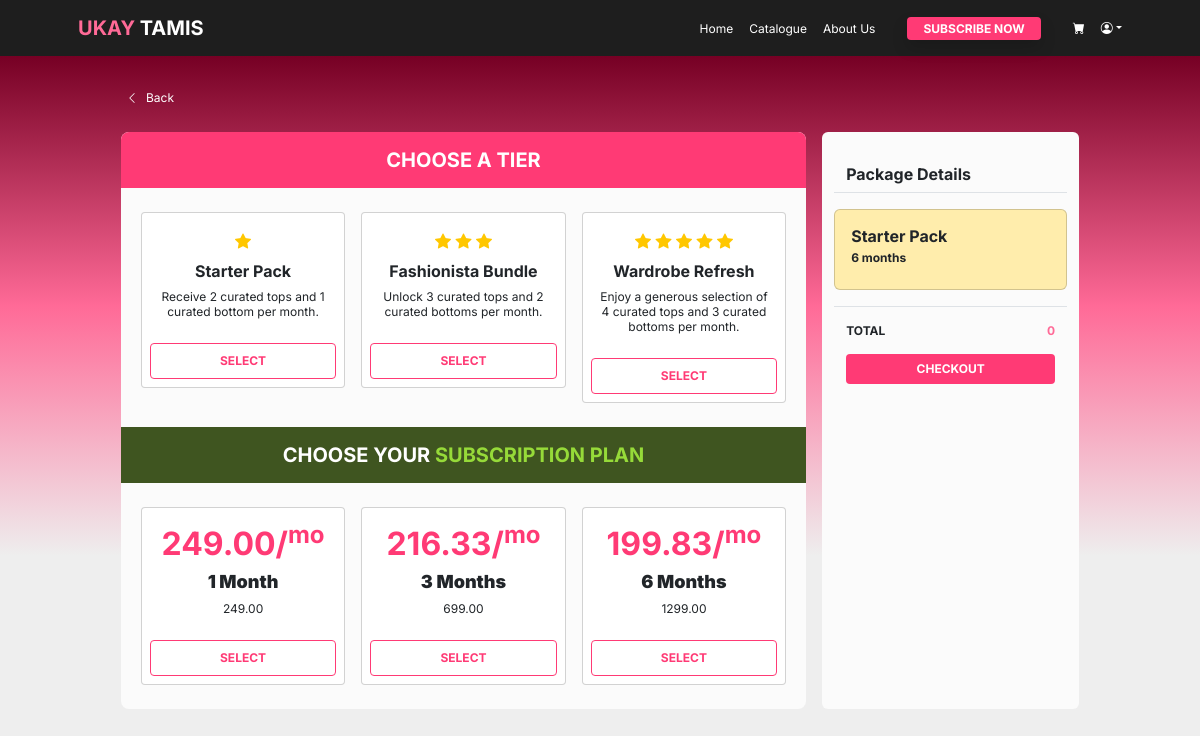
Screenshot of /subscription_price.php with the database file from the repository.
### tables this page shows
CREATE TABLE `subscription_plan` (
  `plan_id` varchar(10) NOT NULL,
  `plan_tier` enum('Starter Pack','Fashionista Bundle','Wardrobe Refresh') DEFAULT NULL,
  `plan_duration` enum('1 Month','3 Months','6 Months','12 Months') DEFAULT NULL,
  `plan_tier_description` varchar(255) DEFAULT NULL,
  `price` decimal(10,2) DEFAULT NULL,
  `monthly_price` decimal(10,2) DEFAULT NULL
);

### server/get_sub_tier_details.php (called while the page is built)
<?php
    $stmt = $conn -> prepare ("SELECT DISTINCT plan_tier, plan_tier_description FROM subscription_plan WHERE plan_tier IN ('Starter Pack', 'Fashionista Bundle', 'Wardrobe Refresh')");
    $stmt -> execute();
    $result = $stmt -> get_result();
    $sub_tier_details = array();
    while ($row = $result -> fetch_assoc()) {
        $sub_tier_details[] = array(
            'plan_tier' => $row['plan_tier'],
            'plan_tier_description' => $row['plan_tier_description'],
        );
    }
?>

### server/get_sub_price.php (called while the page is built)
<?php
    include ('connection.php');
    $stmt = $conn -> prepare ("SELECT plan_tier, plan_duration, price, monthly_price FROM subscription_plan subscription_plan WHERE plan_duration IN ('1 Month', '3 Months', '6 Months')");
    $stmt -> execute();
    $result = $stmt -> get_result();
    $sub_price = array();
    $selected_tier_details = array();
?>

### subscription_price.php (the view, shortened to what this page needs)
<?php
    include ('server/connection.php');
    include ('server/get_sub_price.php');
    while ($row = $result -> fetch_assoc()) {
        $key = $_SESSION['selected_tier'] . '_' . $row['plan_duration'];
        $sub_price[$key] = array(
            'plan_duration' => $row['plan_duration'],
            'price' => $row['price'],
            'monthly_price' => $row['monthly_price']
        );
        if ($row["plan_tier"] == $_SESSION['selected_tier']) {
            $selected_tier_details[] = $sub_price[$key];
        }
    }
?>
<!DOCTYPE html>
<html lang="en">
<head>
    <?php include 'head_resource.php';?>
    <link rel="stylesheet" href="css/subscription.css">
</head>
<body class="gray_bg2">
    <?php
    if (isset($_SESSION['logged_in'])) {
        include 'auth_nav_bar.php';
    } else {
        include 'nav_bar.php';
    }
    ?>
    <div class="container-fluid gradient_pink px-3 pt-1">
        <div class="container px-5 py-3 mt-0">
            <div class="back_link ps-5 py-2 m-0">
                <a class="border-0 rounded-1 justify-content-start text-decoration-none w-25" id="go_back" href="javascript:void(0)"><i class="bi bi-chevron-left me-2"></i>Back</a>
            </div>
            <div class="row m-2 p-0 d-flex justify-content-center">
                <div class="col-sm-8 gray_bg rounded-3 p-0 m-2 text-center overflow-hidden">
                    <div class="header_style px-4 pt-3 pb-2 m-0 ">
                        <h5 class="bold_header">CHOOSE A TIER</h5>
                    </div>
                    <form method="POST" action="subscription_price.php" id="tierForm">
                        <div class="row py-3 px-4 d-flex justify-content-evenly">
                            <?php include('server/get_sub_tier_details.php'); ?>
                            <?php $num_stars = 1; ?>
                            <?php foreach ($sub_tier_details as $index => $detail) { ?>
                                <div class="col-sm-4 img_style p-2">
                                    <div class="card rounded-1 border-1 m-0 p-0 overflow-hidden">
                                        <div class="card-body tier_card mb-0">
                                            <div class="star_icon">
                                                <?php
                                                if ($index % 3 == 0) {
                                                    $num_stars = 1;
                                                } elseif ($index % 3 == 1) {
                                                    $num_stars = 3;
                                                } else {
                                                    $num_stars = 5;
                                                }
                                                for ($i = 0; $i < $num_stars; $i++) { ?>
                                                    <i class="bi bi-star-fill"></i>
                                                <?php } ?>
                                            </div>
                                            <h6 class="card-title bold_header mt-2"><?php echo $detail['plan_tier'] ?></h6>
                                            <p class="card-text mb-0"><?php echo $detail['plan_tier_description'] ?></p>
                                        </div>
                                        <div class="card-body pink_btn2 mt-0 p-2">
                                            <label class="btn btn-secondary w-100 m-0 p-2 rounded-1" for="tier<?php echo $index ?>">
                                                <span class="radio-btn-text">SELECT</span>
                                            </label>
                                        </div>
                                    </div>
                                </div>
                            <?php } ?>
                        </div>
                    </form>
                    <div class="header_style2 px-4 pt-3 pb-2 m-0 ">
                        <h5 class="bold_header">CHOOSE YOUR <span class="green_highlight">SUBSCRIPTION PLAN</span></h5>
                    </div>
                        <form>
                            <div class="row py-3 px-4 d-flex justify-content-evenly">
                                <?php foreach ($selected_tier_details as $key => $price) { ?>
                                    <div class="col-sm-4 img_style p-2">
                                        <div class="card rounded-1 border-1 m-0 p-0 overflow-hidden">
                                            <div class="card-body price_card mb-0">
                                                <h2 class="pink_highlight2 bold_header" data-price="<?php echo $price['monthly_price'] ?>"><?php echo $price['monthly_price'] ?>/<sup>mo</sup></h2>
                                                <h6 class="card-title month_title mt-2"><?php echo $price['plan_duration'] ?></h6>
                                                <p class="card-text mb-0 total_price"><?php echo $price['price'] ?></p>
                                            </div>
                                            <div class="card-body pink_btn2 mt-0 p-2">
                                                <label class="btn btn-secondary w-100 m-0 p-2 rounded-1" for="price_<?php echo $key ?>">
                                                    <span class="radio-btn-text">SELECT</span>
                                                </label>
                                            </div>
                                        </div>
                                    </div>
                                <?php } ?>
                            </div>
                        </div>
                        <div class="col-sm-3 gray_bg rounded-2 px-4 py-3 m-2">
                            <div class="row mt-3 border-bottom">
                                <h6 class="border-bottom pb-2 bold_header mb-3">Package Details</h6>
                                <div class="row mb-3 center_align m-0 p-0">
                                    <div class="card price_badge p-3 m-0 package_info">
                                        <h6 class="bold_header mb-1"><?php echo $_SESSION['selected_tier'] ?></h6>
                                        <p class="bold_header mb-2"><?php echo $_SESSION['plan_duration'] ?></p>
                                    </div>
                                </div>
                            </div>
                            <div class="row p-0 mb-0 mt-3 cart_info">
                                <div class="col-6">
                                    <p class="bold_header">TOTAL</p>
                                </div>
                                <div class="col-6 text-end">
                                    <p class="pink_highlight bold_header"><?php echo isset($_SESSION['total_price']) ? $_SESSION['total_price'] : '0'; ?></p>
                                </div>
                            </div>
                            <div class="pink_btn2 pb-3">
                                <a href="checkout_page.php"><button class="btn btn-secondary border-0 rounded-1 w-100">CHECKOUT</button></a>
                            </div>
                        </div>
                    </div>
                </div>
            </div>
</body>
</html>

### css/main_style.css (style rules this page uses)
body { padding: 0; margin: 0; }
.bold_header { font-weight: bold; line-height: normal; }
.center_align { display: flex; align-items: center; justify-content: center; }
.gray_bg { background: #fbfbfb; }
.gray_bg2 { background: #eeeeee; }
.gradient_pink { background-image: linear-gradient(180deg, #760024, #FF6A97, #eeeeee); position:static; width: auto; height: 500px; }
.pink_btn2 button, .pink_btn2 button:hover { font-size: 12px; background: #ff3a75; }
.pink_btn button, .pink_btn button:hover, .pink_btn2 button, .pink_btn2 button:hover, .white_btn button, .white_btn button:hover { font-family: 'Inter', sans-serif; color: white; font-weight: bold; transition: 0.3s; }
.pink_highlight { color: #FF6A97; }
.pink_highlight2 { color: #ff3a75; }
p { padding: 0; font-size: 12px; }

### css/subscription.css (style rules this page uses)
.back_link a { font-size: 12px; color: #ffffff; }
.green_highlight { color: #96DA39; }
.header_style { background: #ff3a75; color: white; }
.header_style2 { background: #3F5520; color: white; }
.month_title { font-weight: 900; font-size: 18px; }
.package_info h6, p { line-height: normal; }
.package_info p { font-size: 12px; }
.pink_btn2 label { font-size: 12px; background-color: white; border: 1px solid #ff3a75; font-family: 'Inter', sans-serif; color: #ff3a75; font-weight: bold; transition: 0.3s; cursor: pointer; }
.price_badge { background:#FFEDAC; }
.price_card p { line-height: normal; font-size: 12px; }
.star_icon { font-size: 1rem; color: #FFC700; }
.tier_card h6, p { line-height: normal; }
.tier_card p { font-size: 12px; }

### head_resource.php (style rules this page uses)
body { font-family: 'Inter', sans-serif; }

### rows the page displays
subscription_plan: monthly_price "249.00", plan_duration "1 Month", price "249.00"
subscription_plan: monthly_price "216.33", plan_duration "3 Months", price "699.00"
subscription_plan: monthly_price "199.83", plan_duration "6 Months", price "1299.00"

### other values shown
$detail['plan_tier'] "Starter Pack"
$detail['plan_tier_description'] "Receive 2 curated tops and 1 curated bottom per month."
$detail['plan_tier'] "Fashionista Bundle"
$detail['plan_tier_description'] "Unlock 3 curated tops and 2 curated bottoms per month."
$detail['plan_tier'] "Wardrobe Refresh"
$detail['plan_tier_description'] "Enjoy a generous selection of 4 curated tops and 3 curated bottoms per month."
$_SESSION['selected_tier'] "Starter Pack"
$_SESSION['plan_duration'] "6 months"
